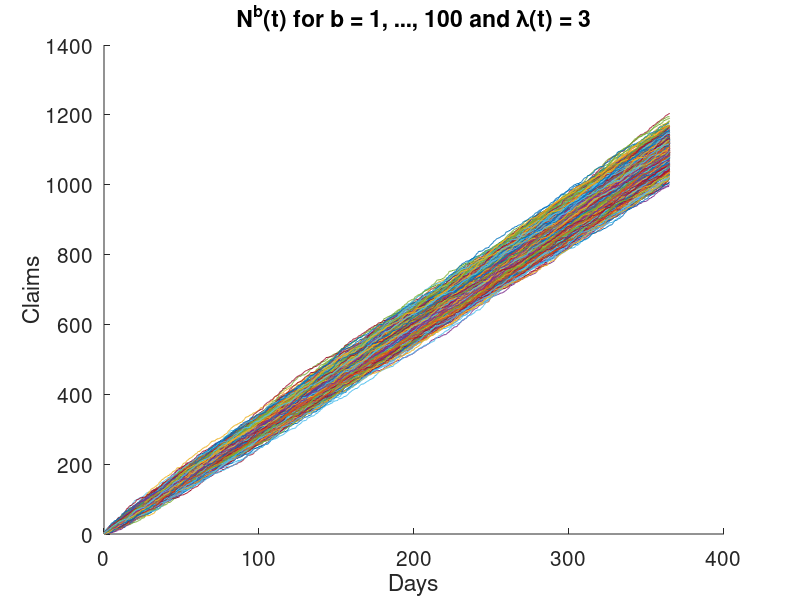

Write MATLAB code to recreate this figure.
function [P,Prob, S, SimS]= task3a()
lambda = 3;
%The probability for more than 200 claims before March 1st

t = 59;%days
P = 1-poisscdf(200,lambda*t);
%Expected waiting time Sn = SUM(Tn)
%E[Tn] = 1/l
S = 10*1/lambda;
%%%%%%%%%%%%%%%%%%%%%%%%%%%%%%%%%%%
%Simulering
m = zeros(1,1000);
for i = 1:1000
n = poissrnd(lambda*10);
s = rand(1,n)*10;
s = sort(s);
m(i) = s(10);
end
SimS = sum(m)/length(m);




%%%%%%%%%%%%%%%%%%%%%%%%%%%%%%%%%%%%%%%%%%%%%%%%%%%%%%%%%%%%
%%%%%%%%%%%%%%%%%%%%%%%%%%%%%%%%%%%%%%%%%%%%%%%%%%%%%%%%%%%%
%SIMULERING AV PROSESS%
% Start P(N>200)
x = 0;
cnt = 0;
for i  = 1:10000
    n = poissrnd(lambda*t);
    if n>200
        cnt = cnt+1;
    end
    x = x + n;
end
Prob = cnt/1000;
% Slutt P(N>200)
%Plot the processes Nb(t) for b = 1:100 as a funciton of time
%Start Nb(t) b = 1:100
t = 365;
hold on
for j = 1:1000
    n = poissrnd(lambda*t);
    s = rand(1,n)*t;
    s = sort(s);
    plot(s,1:length(s))
end
title('N^b(t) for b = 1, ..., 100 and \lambda(t) = 3')
xlabel('Days')
ylabel('Claims')
set(gca,'fontsize',15)

%Slutt Nb(t) b = 1:100
fprintf('Rikitg mengde er P = %f.\nSimulert mengde er Prob = %f\n',...
    P,Prob)
end